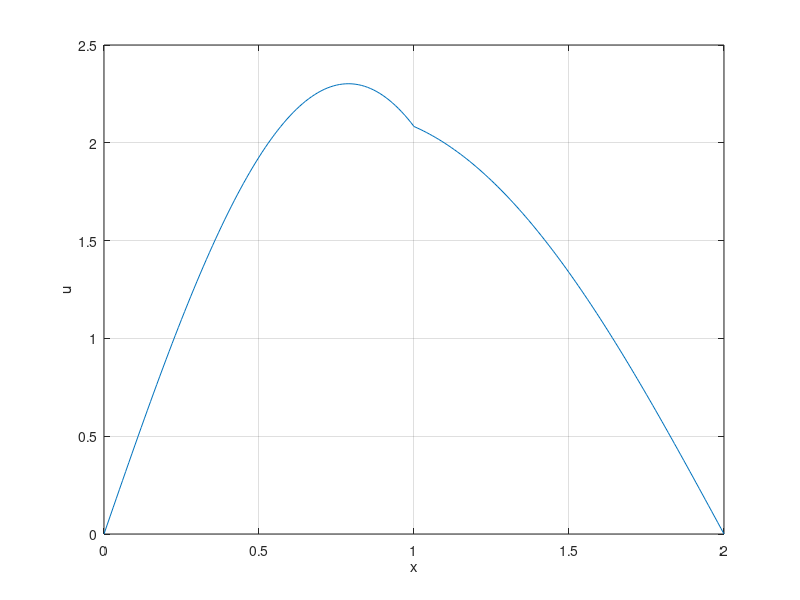

The MATLAB source for this figure:
clear
n = 200;
h = 2/n;
x = 0:h:2;
f = @(x)10*x*(2-x);
%%%
A = zeros(n-1,n-1);
A(1,1) = 2/h;
A(1,2) = -1/h;
y(1) = h*f(x(2));
for i = 2:99
    A(i,i-1) = -1/h;
    A(i,i)   = 2/h;
    A(i,i+1) = -1/h;
    y(i) = h*f(x(i+1));
end
A(100,99)  = -1/h;
A(100,100) = 4/h;
A(100,101) = -3/h;
y(100) = h*f(x(101));
for i = 101:n-2
    A(i,i-1) = -3/h;
    A(i,i)   =  6/h;
    A(i,i+1) = -3/h;
    y(i) = h*f(x(i+1));
end
A(n-1,n-2) = -3/h;
A(n-1,n-1) =  6/h;
y(n-1) = h*f(x(n));
%%%
u = A\y';
plot(x,[0;u;0])
xlabel('x')
ylabel('u')
grid on